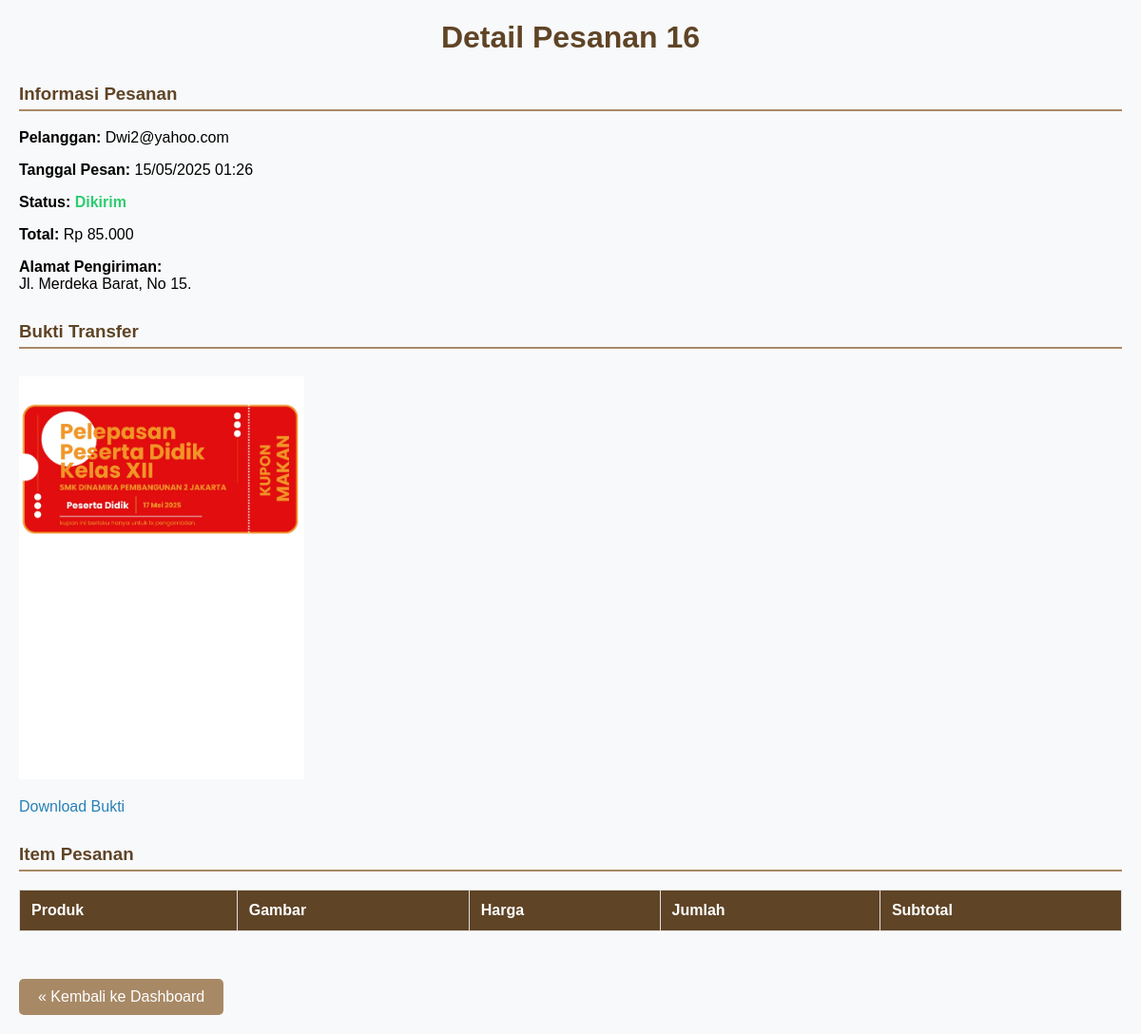
Screenshot of /admin/detail_pesanan.php?id=16 with the database file from the repository.
### tables this page shows
CREATE TABLE `pesanan` (
  `id_pesanan` int(11) NOT NULL,
  `id_user` int(11) NOT NULL,
  `alamat` text NOT NULL,
  `metode_pembayaran` varchar(50) NOT NULL,
  `bukti_transfer` varchar(255) DEFAULT NULL,
  `total` int(11) NOT NULL,
  `status` enum('pending','diproses','dikirim','selesai') DEFAULT 'pending',
  `created_at` timestamp NOT NULL DEFAULT current_timestamp()
);

CREATE TABLE `user` (
  `id_user` int(11) NOT NULL,
  `username` varchar(50) NOT NULL,
  `password` varchar(255) NOT NULL,
  `nama_lengkap` varchar(50) NOT NULL,
  `no_telepon` varchar(20) DEFAULT NULL,
  `alamat` text DEFAULT NULL,
  `created_at` timestamp NOT NULL DEFAULT current_timestamp()
);

### admin/detail_pesanan.php (the view, shortened to what this page needs)
<?php
include "../config.php";
$id_pesanan = (int)$_GET['id'];
$query_pesanan = mysqli_query($conn, "
    SELECT pesanan.*, user.username
    FROM pesanan
    JOIN user ON pesanan.id_user = user.id_user
    WHERE pesanan.id_pesanan = $id_pesanan
");
$pesanan = mysqli_fetch_assoc($query_pesanan);
?>
<!DOCTYPE html>
<html>
<head>
</head>
<body>
    <div classs="container">
        <h1>Detail Pesanan <?= $id_pesanan ?></h1>
        <div class="info-section">
            <h3>Informasi Pesanan</h3>
            <p><strong>Pelanggan:</strong> <?= $pesanan['username'] ?></p>
            <p><strong>Tanggal Pesan:</strong> <?= date('d/m/Y H:i', strtotime($pesanan['created_at'])) ?></p>
            <p><strong>Status:</strong>
                <span class="<?=
                                ($pesanan['status'] == 'menunggu_verifikasi') ? 'status-pending' : 'status-verified'
                                ?>">
                    <?= ucfirst(str_replace('_', ' ', $pesanan['status'])) ?>
                </span>
            </p>
            <p><strong>Total:</strong> Rp <?= number_format($pesanan['total'], 0, ',', '.') ?></p>
            <p><strong>Alamat Pengiriman:</strong><br><?= nl2br($pesanan['alamat']) ?></p>
        </div>
        <div class="info-section">
            <h3>Bukti Transfer</h3>
            <?php if ($pesanan['bukti_transfer']): ?>
                <img src="../bukti_transfer/<?= $pesanan['bukti_transfer'] ?>" alt="Bukti Transfer" class="bukti-transfer">
                <p>
                    <a href="../bukti_transfer/<?= $pesanan['bukti_transfer'] ?>" download>Download Bukti</a>
                </p>
            <?php else: ?>
                <p>Belum mengupload bukti transfer.</p>
            <?php endif; ?>
        </div>
        <div class="info-section">
            <h3>Item Pesanan</h3>
            <table>
                <tr>
                    <th>Produk</th>
                    <th>Gambar</th>
                    <th>Harga</th>
                    <th>Jumlah</th>
                    <th>Subtotal</th>
                </tr>
            </table>
        </div>
         <a href="index.php" class="back-link">&laquo; Kembali ke Dashboard</a>
    </div>
</body>
</html>

### admin/detail_pesanan.php (style rules this page uses)
body { font-family: Arial, sans-serif; margin: 20px; background-color: #f8f9fa; padding: 0; }
h1 { text-align: center; color: rgb(95, 68, 38); margin-bottom: 30px; }
h3 { border-bottom: 2px solid rgb(168, 137, 102); padding-bottom: 5px; color:rgb(95, 68, 38); }
table { border-collapse: collapse; width: 100%; margin-bottom: 15px; }
th, td { border: 1px solid #e0e0e0; padding: 12px; text-align: left; }
th { background-color: rgb(95, 68, 38); color: white; }
.info-section { margin-bottom: 30px; }
.bukti-transfer { max-width: 300px; margin-top: 10px; }
.status-verified { color: #2ecc71; font-weight: bold; }
a { color: #2980b9; text-decoration: none; }
.back-link { display: inline-block; margin-top: 20px; padding: 10px 20px; background-color: rgb(168, 137, 102); color: white; border-radius: 5px; text-decoration: none; }

### rows the page displays
pesanan: id_user.username "Dwi2@yahoo.com", created_at "15/05/2025 01:26", status "Dikirim", total "85.000", alamat "Jl. Merdeka Barat, No 15.", bukti_transfer (picture)

### other values shown
$id_pesanan "16"
